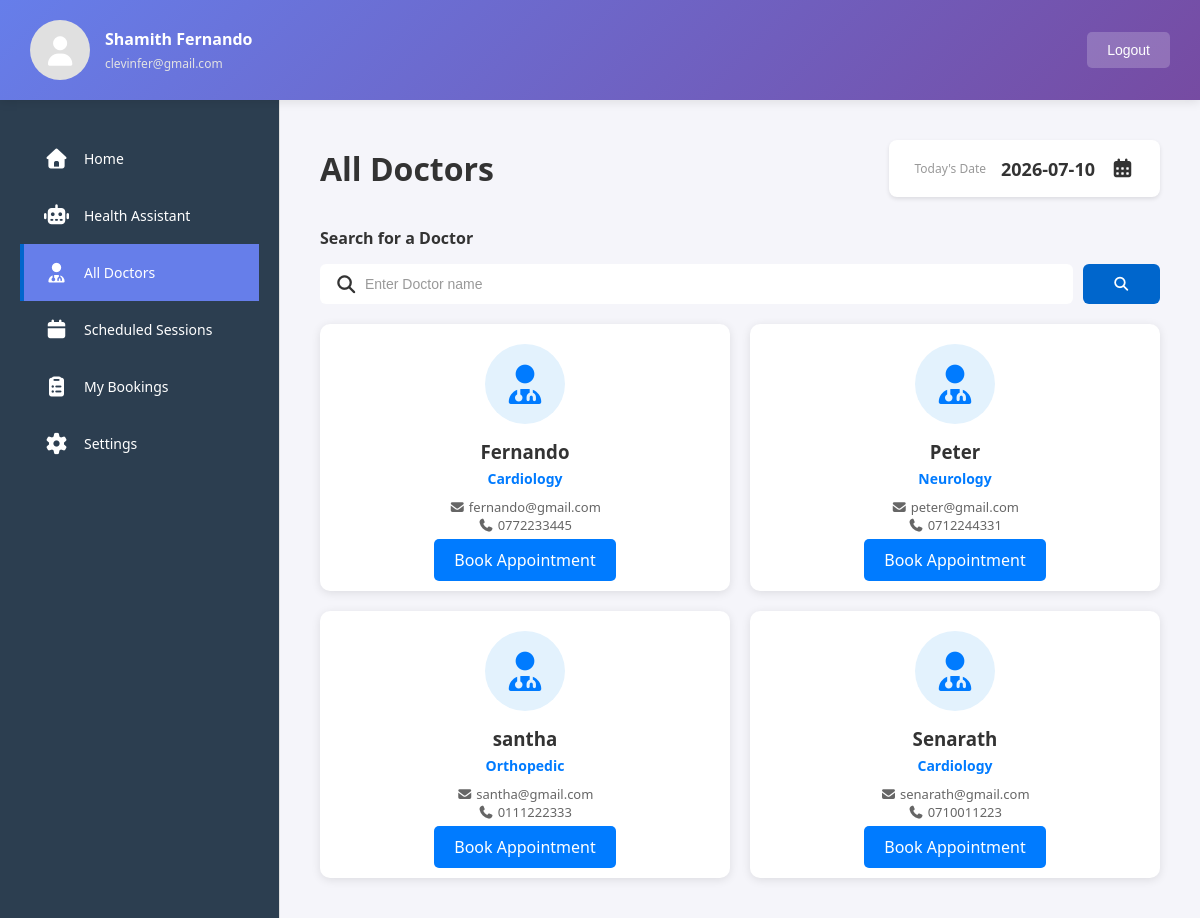
The page /patient/allDoctors.php (signed in) on the database its author committed.
### tables this page shows
CREATE TABLE IF NOT EXISTS `doctors` (
  `doctor_id` int NOT NULL AUTO_INCREMENT,
  `doctor_name` varchar(100) NOT NULL,
  `email` varchar(100) DEFAULT NULL,
  `phone` varchar(20) DEFAULT NULL,
  `department_id` int DEFAULT NULL,
  `status` enum('ACTIVE','INACTIVE') DEFAULT 'ACTIVE',
  `created_at` timestamp NOT NULL DEFAULT CURRENT_TIMESTAMP,
  PRIMARY KEY (`doctor_id`),
  KEY `department_id` (`department_id`)
);

CREATE TABLE IF NOT EXISTS `departments` (
  `department_id` int NOT NULL AUTO_INCREMENT,
  `department_name` varchar(100) NOT NULL,
  `description` text,
  `is_active` tinyint(1) DEFAULT '1',
  `created_at` timestamp NOT NULL DEFAULT CURRENT_TIMESTAMP,
  PRIMARY KEY (`department_id`)
);

### patient/allDoctors.php (the view, shortened to what this page needs)
<?php
require_once '../config/db_connection.php';
$patient_name = isset($_SESSION['user_name']) ? $_SESSION['user_name'] : (isset($_SESSION['patient_name']) ? $_SESSION['patient_name'] : 'Test Patient');
$patient_email = isset($_SESSION['user_email']) ? $_SESSION['user_email'] : 'patient@edoc.com';
$search_term = isset($_GET['search']) ? trim($_GET['search']) : '';
$sql = "SELECT d.*, dep.department_name
        FROM doctors d
        LEFT JOIN departments dep ON d.department_id = dep.department_id
        WHERE d.status = 'ACTIVE'";
$sql .= " ORDER BY d.doctor_name ASC";
$stmt = $conn->prepare($sql);
$stmt->execute();
$result = $stmt->get_result();
$doctors = [];
if ($result && $result->num_rows > 0) {
    while ($row = $result->fetch_assoc()) {
        $doctors[] = $row;
    }
}
$current_date = date('Y-m-d');
?>
<!DOCTYPE html>
<html lang="en">
<head>
    <link rel="stylesheet" href="https://cdnjs.cloudflare.com/ajax/libs/font-awesome/7.0.1/css/all.min.css"/>
    <link rel="stylesheet" href="static/patient_dashboard.css">
    <link rel="stylesheet" href="static/allDoctors.css">
</head>
<body>
<div class="top-header" style="background-color: #007bff; color: white;">
    <div class="header-content">
        <div class="user-profile">
            <div class="user-avatar">
                <span class="avatar-icon"><i class="fas fa-user"></i></span>
            </div>
            <div class="user-info">
                <h3 class="user-name"><?php echo htmlspecialchars($patient_name); ?></h3>
                <p class="user-email"><?php echo htmlspecialchars($patient_email); ?></p>
            </div>
        </div>
        <form method="post" action="../auth/logout.php" onsubmit="return confirm('Are you sure you want to logout?');" class="logout-form">
            <button type="submit" class="logout-btn">Logout</button>
        </form>
    </div>
</div>
<div class="container">
    <div class="sidebar">
        <nav class="sidebar-menu">
            <ul>
                <li>
                    <a href="#home" class="menu-item">
                        <span class="menu-icon"><i class="fas fa-home"></i></span>
                        <span class="menu-text">Home</span>
                    </a>
                </li>
                <li>
                    <a href="#chatbot" class="menu-item">
                        <span class="menu-icon"><i class="fas fa-robot"></i></span>
                        <span class="menu-text">Health Assistant</span>
                    </a>
                </li>
                <li>
                    <a href="#doctors" class="menu-item active">
                        <span class="menu-icon"><i class="fas fa-user-md"></i></span>
                        <span class="menu-text">All Doctors</span>
                    </a>
                </li>
                <li>
                    <a href="#sessions" class="menu-item">
                        <span class="menu-icon"><i class="fas fa-calendar"></i></span>
                        <span class="menu-text">Scheduled Sessions</span>
                    </a>
                </li>
                <li>
                    <a href="#bookings" class="menu-item">
                        <span class="menu-icon"><i class="fas fa-clipboard-list"></i></span>
                        <span class="menu-text">My Bookings</span>
                    </a>
                </li>
                <li>
                    <a href="#settings" class="menu-item">
                        <span class="menu-icon"><i class="fas fa-cog"></i></span>
                        <span class="menu-text">Settings</span>
                    </a>
                </li>
            </ul>
        </nav>
    </div>
    <div class="main-content">
        <div class="header">
            <h1>All Doctors</h1>
            <div class="today-date">
                <span class="date-label">Today's Date</span>
                <span class="date-value"><?php echo $current_date; ?></span>
                <span class="calendar-icon"><i class="fas fa-calendar-alt"></i></span>
            </div>
        </div>
        <div class="search-section">
            <h4>Search for a Doctor</h4>
            <form class="search-form" method="get" action="allDoctors.php">
                <div class="search-box">
                    <span class="search-icon"><i class="fas fa-search"></i></span>
                    <input type="text" placeholder="Enter Doctor name" name="search" class="search-input" id="doctor-search" value="<?php echo htmlspecialchars($search_term); ?>">
                </div>
                <button type="submit" class="search-btn"><i class="fas fa-search"></i></button>
            </form>
        </div>
        <div class="doctors-section">
            <?php if (count($doctors) > 0): ?>
                <div class="doctors-grid">
                    <?php foreach ($doctors as $doctor): ?>
                        <div class="doctor-card">
                            <div class="doctor-avatar">
                                <i class="fas fa-user-md"></i>
                            </div>
                            <div class="doctor-info">
                                <h3><?php echo htmlspecialchars($doctor['doctor_name']); ?></h3>
                                <p class="doctor-specialty"><?php echo htmlspecialchars($doctor['department_name'] ?? 'General Practitioner'); ?></p>
                                <div class="doctor-contact">
                                    <p><i class="fas fa-envelope"></i> <?php echo htmlspecialchars($doctor['email']); ?></p>
                                    <p><i class="fas fa-phone"></i> <?php echo htmlspecialchars($doctor['phone']); ?></p>
                                </div>
                                <a href="book_appointment.php?doctor_id=<?php echo $doctor['doctor_id']; ?>" class="book-btn">Book Appointment</a>
                            </div>
                        </div>
                    <?php endforeach; ?>
                </div>
            <?php endif; ?>
        </div>
    </div>
</div>
</body>
</html>

### patient/static/patient_dashboard.css (style rules this page uses)
* { margin: 0; padding: 0; box-sizing: border-box; }
body { font-family: 'Segoe UI', Tahoma, Geneva, Verdana, sans-serif; background-color: #f5f5fa; color: #333; }
.top-header { background: linear-gradient(135deg, #667eea 0%, #764ba2 100%); color: white; padding: 20px 30px; box-shadow: 0 2px 10px rgba(0,0,0,0.1); position: sticky; top: 0; z-index: 100; }
.header-content { display: flex; justify-content: space-between; align-items: center; }
.container { display: flex; min-height: 100vh; }
.sidebar { position: static; width: 280px; background-color: #2c3e50; color: white; padding: 30px 20px; border-right: 1px solid #e0e0e0; display: flex; flex-direction: column; }
.user-profile { display: flex; align-items: center; gap: 15px; }
.user-avatar { width: 60px; height: 60px; border-radius: 50%; background-color: #e0e0e0; display: flex; align-items: center; justify-content: center; font-size: 30px; }
.user-info { flex: 1; }
.user-name { font-size: 16px; font-weight: 600; color: white; margin-bottom: 5px; }
.user-email { font-size: 12px; color: #e2e2e2; }
.logout-btn { background-color: rgba(255,255,255,0.2); color: white; border: none; padding: 10px 20px; border-radius: 5px; cursor: pointer; font-size: 14px; display: flex; align-items: center; justify-content: center; }
.logout-form { margin: 0; }
.logout-form .logout-btn { width: 100%; }
.sidebar-menu ul { list-style: none; }
.sidebar-menu li { margin-bottom: 0; }
.menu-item { display: flex; align-items: center; gap: 15px; padding: 15px 20px; color: white; text-decoration: none; border-left: 4px solid transparent; transition: all 0.3s ease; font-size: 14px; font-weight: 500; }
.menu-item.active { background-color: #667eea; color: white; border-left-color: #0066cc; }
.menu-icon { font-size: 20px; }
.menu-text { flex: 1; }
.main-content { flex: 1; padding: 40px; overflow-y: auto; }
.header { display: flex; justify-content: space-between; align-items: center; margin-bottom: 30px; }
.header h1 { font-size: 32px; color: #333; font-weight: 600; }
.today-date { display: flex; align-items: center; gap: 15px; background-color: white; padding: 15px 25px; border-radius: 8px; box-shadow: 0 2px 4px rgba(0, 0, 0, 0.1); }
.date-label { font-size: 12px; color: #999; font-weight: 500; }
.date-value { font-size: 18px; color: #333; font-weight: 600; }
.calendar-icon { font-size: 20px; }
.search-section { margin-top: 20px; }
.search-section h4 { font-size: 16px; color: #333; margin-bottom: 15px; font-weight: 600; }
.search-form { display: flex; gap: 10px; }
.search-box { flex: 1; position: relative; display: flex; align-items: center; background-color: white; border-radius: 6px; overflow: hidden; }
.search-icon { position: absolute; left: 15px; font-size: 18px; }
.search-box input { flex: 1; border: none; padding: 12px 15px 12px 45px; font-size: 14px; outline: none; }
.search-box input::placeholder { color: #999; }
.search-btn { background-color: #0066cc; color: white; border: none; padding: 12px 30px; border-radius: 6px; font-size: 14px; font-weight: 600; cursor: pointer; transition: background-color 0.3s ease; }

### patient/static/allDoctors.css (style rules this page uses)
.doctors-grid { display: grid; grid-template-columns: repeat(auto-fill, minmax(300px, 1fr)); gap: 20px; margin-top: 20px; }
.doctor-card { background: white; border-radius: 10px; padding: 20px; box-shadow: 0 2px 10px rgba(0,0,0,0.1); display: flex; flex-direction: column; align-items: center; text-align: center; transition: transform 0.3s ease; }
.doctor-avatar { width: 80px; height: 80px; background: #e3f2fd; color: #007bff; border-radius: 50%; display: flex; align-items: center; justify-content: center; font-size: 40px; margin-bottom: 15px; }
.doctor-info h3 { margin: 0 0 5px 0; color: #333; }
.doctor-specialty { color: #007bff; font-weight: 600; margin-bottom: 10px; font-size: 14px; }
.doctor-contact { font-size: 13px; color: #666; margin-bottom: 15px; }
.book-btn { background: #007bff; color: white; border: none; padding: 10px 20px; border-radius: 5px; cursor: pointer; text-decoration: none; font-weight: 500; transition: background 0.3s ease; }

### rows shown on the page
doctors: doctor_name "Fernando", department.department_name "Cardiology", email "fernando@gmail.com", phone "0772233445"
doctors: doctor_name "Peter", department.department_name "Neurology", email "peter@gmail.com", phone "0712244331"
doctors: doctor_name "santha", department.department_name "Orthopedic", email "santha@gmail.com", phone "0111222333"
doctors: doctor_name "Senarath", department.department_name "Cardiology", email "senarath@gmail.com", phone "0710011223"

### other values the page prints
$patient_name "Shamith Fernando"
$patient_email "clevinfer@gmail.com"
